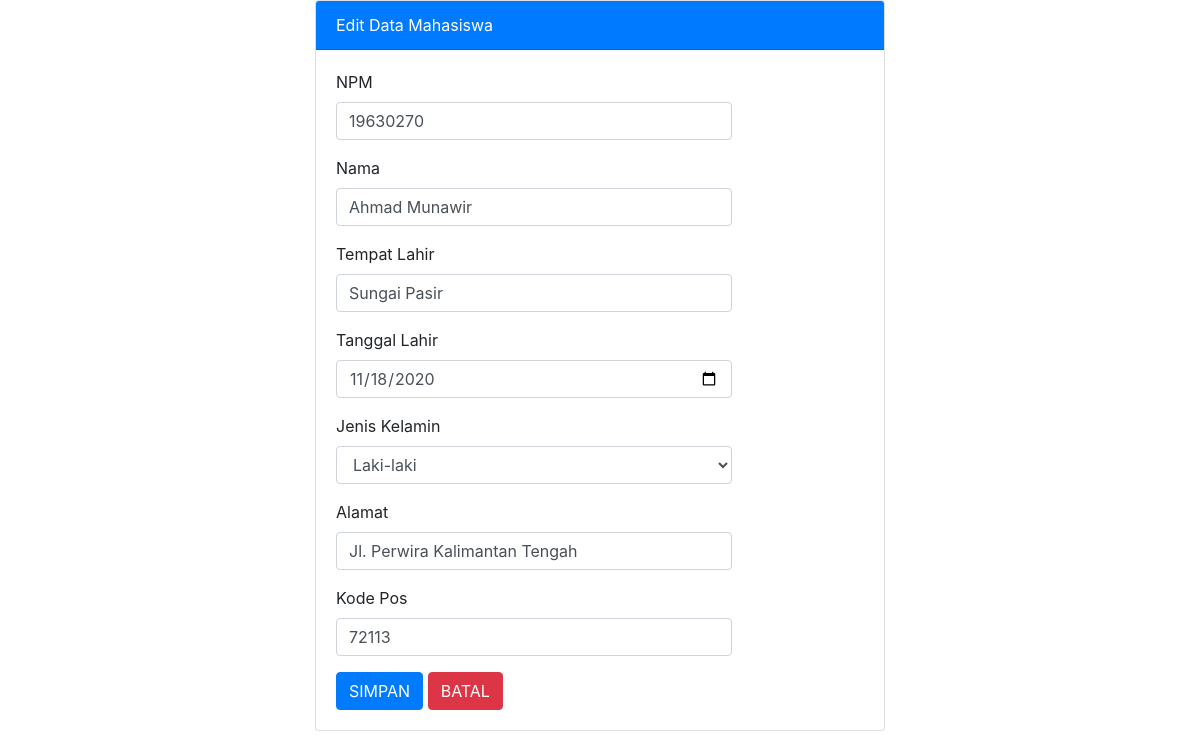
The app's page /edit_murid.php?idmurid=3 with its own data.
### tables this page shows
CREATE TABLE `siswa` (
  `idmurid` int(11) NOT NULL,
  `npm` varchar(8) NOT NULL,
  `nama` varchar(100) NOT NULL,
  `tempat_lahir` varchar(50) NOT NULL,
  `tanggal_lahir` date DEFAULT NULL,
  `jenis_kelamin` enum('L','P') DEFAULT NULL,
  `alamat` text DEFAULT NULL,
  `kode_pos` varchar(5) DEFAULT NULL
);

### edit_murid.php (the view, shortened to what this page needs)
<?php
    include "config.php";
    $id =$_GET['idmurid'];
    $ambildata = mysqli_query($konek, "SELECT * FROM siswa WHERE idmurid='$id'");
    $data=mysqli_fetch_array($ambildata);
?>
<!DOCTYPE html>
<html lang="en">
<head>
    <link rel="stylesheet" href="css/bootstrap.css">
</head>
<body>
    <div class="container col-md-6">
        <div class="card">
            <div class="card-header bg-primary text-white">
                Edit Data Mahasiswa
            </div>
            <div class="card-body">
                <form action="" method="POST" class="form-item">
                    <div class="form-group">
                        <label for="npm">NPM</label>
                        <input type="number" name="npm" value="<?php echo $data['npm'] ?>" class="form-control col-md-9" placeholder="Masukkan NPM">
                    </div>
                    <div class="form-group">
                        <label for="nama">Nama</label>
                        <input type="text" name="nama" value="<?php echo $data['nama'] ?>" class="form-control col-md-9" placeholder="Masukkan Nama">
                    </div>
                    <div class="form-group">
                        <label for="tempat_lahir">Tempat Lahir</label>
                        <input type="text" name="tempat_lahir" value="<?php echo $data['tempat_lahir'] ?>" class="form-control col-md-9" placeholder="Masukkan Tempat Lahir">
                    </div>
                    <div class="form-group">
                        <label for="tanggal_lahir">Tanggal Lahir</label>
                        <input type="date" name="tanggal_lahir" value="<?php echo $data['tanggal_lahir'] ?>" class="form-control col-md-9" placeholder="Masukkan Tanggal Lahir">
                    </div>
                    <div class="form-group">
                        <label for="jenis_kelamin">Jenis Kelamin</label>
                        <select type="text" name="jenis_kelamin" value="<?php echo $data['jenis_kelamin'] ?>" id="" class="form-control col-md-9">
                            <option value="L">Laki-laki</option>
                        </select>
                    </div>
                    <div class="form-group">
                        <label for="alamat">Alamat</label>
                        <input type="text" name="alamat" value="<?php echo $data['alamat'] ?>" class="form-control col-md-9" placeholder="Masukkan Alamat">
                    </div>
                    <div class="form-group">
                        <label for="kode_pos">Kode Pos</label>
                        <input type="number" name="kode_pos" value="<?php echo $data['kode_pos'] ?>" class="form-control col-md-9" placeholder="Masukkan Kode Pos">
                    </div>
                    <button type="submit" class="btn btn-primary" name="simpan">SIMPAN</button>
                    <button type="reset" class="btn btn-danger" >BATAL</button>
                </form>
            </div>
        </div>
    </div>
</body>
</html>

### records on screen
siswa: npm "19630270", nama "Ahmad Munawir", tempat_lahir "Sungai Pasir", tanggal_lahir "11/18/2020", jenis_kelamin "Laki-laki", alamat "Jl. Perwira Kalimantan Tengah", kode_pos "72113"
